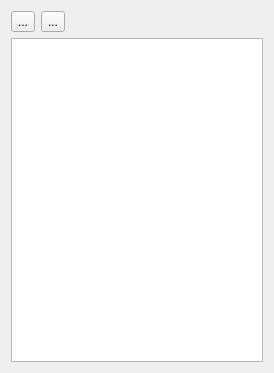
<?xml version="1.0" encoding="UTF-8"?>
<ui version="4.0">
 <class>ITrackToolWidget</class>
 <widget class="QWidget" name="ITrackToolWidget">
  <property name="geometry">
   <rect>
    <x>0</x>
    <y>0</y>
    <width>274</width>
    <height>373</height>
   </rect>
  </property>
  <property name="windowTitle">
   <string>Form</string>
  </property>
  <layout class="QVBoxLayout" name="verticalLayout">
   <item>
    <layout class="QHBoxLayout" name="horizontalLayout">
     <item>
      <widget class="QToolButton" name="toolSortAlpha">
       <property name="toolTip">
        <string>Sort by name</string>
       </property>
       <property name="text">
        <string>...</string>
       </property>
       <property name="checkable">
        <bool>true</bool>
       </property>
       <property name="autoExclusive">
        <bool>true</bool>
       </property>
      </widget>
     </item>
     <item>
      <widget class="QToolButton" name="toolSortTime">
       <property name="toolTip">
        <string>Sort by time (start)</string>
       </property>
       <property name="text">
        <string>...</string>
       </property>
       <property name="checkable">
        <bool>true</bool>
       </property>
       <property name="autoExclusive">
        <bool>true</bool>
       </property>
      </widget>
     </item>
     <item>
      <spacer name="horizontalSpacer">
       <property name="orientation">
        <enum>Qt::Horizontal</enum>
       </property>
       <property name="sizeHint" stdset="0">
        <size>
         <width>40</width>
         <height>20</height>
        </size>
       </property>
      </spacer>
     </item>
    </layout>
   </item>
   <item>
    <widget class="QListWidget" name="listTracks">
     <property name="focusPolicy">
      <enum>Qt::NoFocus</enum>
     </property>
     <property name="contextMenuPolicy">
      <enum>Qt::CustomContextMenu</enum>
     </property>
     <property name="selectionMode">
      <enum>QAbstractItemView::ExtendedSelection</enum>
     </property>
     <property name="iconSize">
      <size>
       <width>15</width>
       <height>45</height>
      </size>
     </property>
    </widget>
   </item>
  </layout>
 </widget>
 <resources/>
 <connections/>
</ui>
